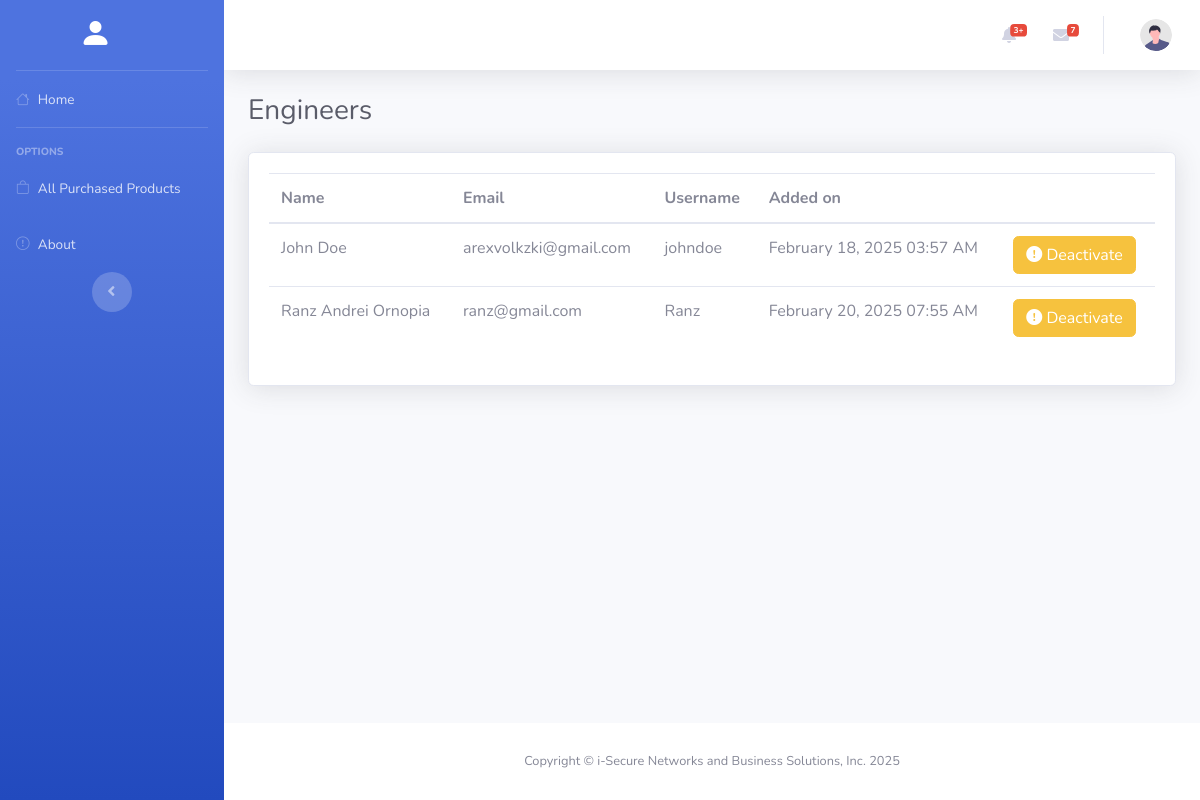
/technical_engineer/engineers.php, run on the app's committed database.
### tables this page shows
CREATE TABLE `users` (
  `id` int(11) NOT NULL,
  `full_name` varchar(255) NOT NULL,
  `email` varchar(255) NOT NULL,
  `username` varchar(100) NOT NULL,
  `password` varchar(255) NOT NULL,
  `role` enum('User','Engineer','Technical Engineer','Technical Head') NOT NULL DEFAULT 'User',
  `account_status` enum('Active','Deactivated','','') NOT NULL DEFAULT 'Active',
  `created_at` timestamp NOT NULL DEFAULT current_timestamp()
);

### fetch/engineers.php (called while the page is built)
<?php
require_once "../config/database.php";
$getEngineers = mysqli_prepare($connection, "SELECT * FROM users WHERE role = ?");
$role = "Engineer";
mysqli_stmt_bind_param($getEngineers, "s", $role);
mysqli_stmt_execute($getEngineers);
$getEngineersResult = mysqli_stmt_get_result($getEngineers);
$engineers = [];
if (mysqli_num_rows($getEngineersResult) > 0) {
    while ($row = mysqli_fetch_assoc($getEngineersResult)) {
        $row["created_at"] = date("F j, Y h:i A", strtotime($row["created_at"]));
        $engineers[] = $row;
    }
}

### technical_engineer/engineers.php (the view, shortened to what this page needs)
<?php
$pageTitle = "Engineers";
require_once "../fetch/engineers.php";
?>
<!DOCTYPE html>
<html lang="en">
<head>
    <?php include_once "../components/head.php" ?>
    <link rel="stylesheet" href="https://cdn.datatables.net/2.2.2/css/dataTables.bootstrap4.css">
</head>
<body id="page-top">
    <div id="wrapper">
        <?php include_once "../components/sidebar.php" ?>
        <div id="content-wrapper" class="d-flex flex-column">
            <div id="content">
                <?php include_once "../components/topbar.php" ?>
                <div class="container-fluid">
                    <div class="d-sm-flex align-items-center justify-content-between mb-4">
                        <h1 class="h3 mb-0 text-gray-800"><?= $pageTitle ?></h1>
                    </div>
                    <div class="card shadow mb-4">
                        <div class="card-body">
                            <div class="table-responsive">
                                <table class="table" id="table">
                                    <thead>
                                        <tr>
                                            <th>Name</th>
                                            <th>Email</th>
                                            <th>Username</th>
                                            <th>Added on</th>
                                            <th></th>
                                        </tr>
                                    </thead>
                                    <tbody>
                                        <?php
                                        foreach ($engineers as $row) {
                                            switch ($row["account_status"]) {
                                                case "Active":
                                                    $action = '<button
                                            data-bs-user-id="' . $row["id"] . '"
                                            data-bs-user-status="' . $row["account_status"] . '"
                                            data-bs-action="deactivate"
                                            data-toggle="modal"
                                            data-target="#userAction"
                                            type="button"
                                            class="user-action-btn btn btn-warning">
                                            <i class="bi bi-exclamation-circle-fill"></i>
                                            Deactivate
                                            </button>';
                                                    break;
                                            }
                                            echo "<tr>";
                                            echo "<td>" . $row["full_name"] . "</td>";
                                            echo "<td>" . $row["email"] . "</td>";
                                            echo "<td>" . $row["username"] . "</td>";
                                            echo "<td>" . $row["created_at"] . "</td>";
                                            echo "<td>$action</td>";
                                            echo "</tr>";
                                        }
                                        ?>
                                    </tbody>
                                </table>
                            </div>
                        </div>
                    </div>
                </div>
            </div>
            <?php include_once "../components/footer.php" ?>
        </div>
    </div>
</body>
</html>

### data on the page
users: full_name "John Doe", email "arexvolkzki@gmail.com", username "johndoe", created_at "February 18, 2025 03:57 AM"
users: full_name "Ranz Andrei Ornopia", email "ranz@gmail.com", username "Ranz", created_at "February 20, 2025 07:55 AM"

### other printed values
$pageTitle "Engineers"
